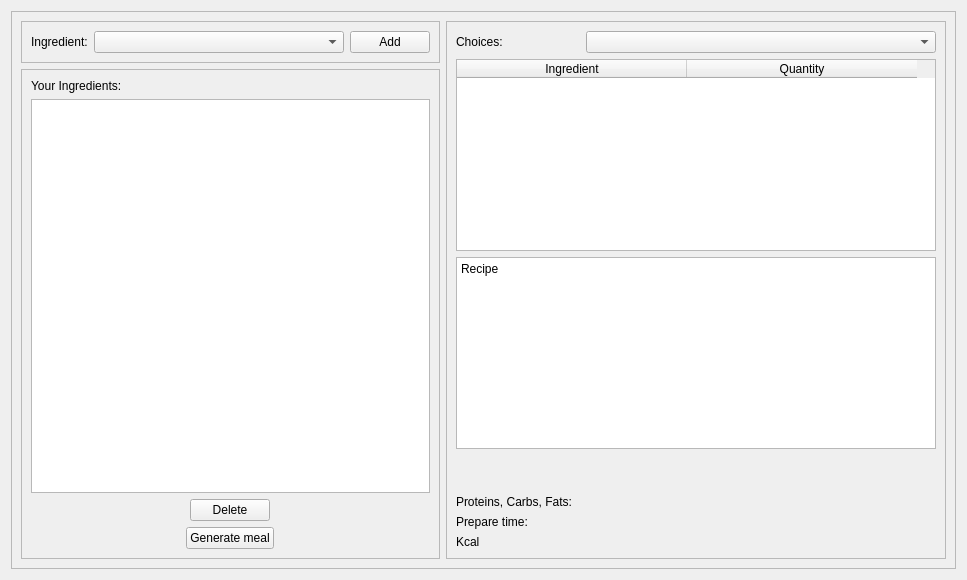
        <widget class="QWidget" name="tab_3">
         <attribute name="title">
          <string>Search for recipe based on your products</string>
         </attribute>
         <layout class="QGridLayout" name="gridLayout">
          <item row="0" column="0">
           <widget class="QFrame" name="frame_4">
            <property name="frameShape">
             <enum>QFrame::StyledPanel</enum>
            </property>
            <property name="frameShadow">
             <enum>QFrame::Raised</enum>
            </property>
            <layout class="QGridLayout" name="gridLayout_6">
             <item row="0" column="0">
              <widget class="QFrame" name="frame_6">
               <property name="frameShape">
                <enum>QFrame::StyledPanel</enum>
               </property>
               <property name="frameShadow">
                <enum>QFrame::Raised</enum>
               </property>
               <layout class="QGridLayout" name="gridLayout_8">
                <item row="0" column="0">
                 <layout class="QHBoxLayout" name="horizontalLayout_20">
                  <item alignment="Qt::AlignHCenter|Qt::AlignVCenter">
                   <widget class="QLabel" name="label_6">
                    <property name="maximumSize">
                     <size>
                      <width>65</width>
                      <height>16777215</height>
                     </size>
                    </property>
                    <property name="text">
                     <string>Ingredient:</string>
                    </property>
                   </widget>
                  </item>
                  <item alignment="Qt::AlignLeft">
                   <widget class="QComboBox" name="searchNewProduct">
                    <property name="minimumSize">
                     <size>
                      <width>250</width>
                      <height>0</height>
                     </size>
                    </property>
                   </widget>
                  </item>
                  <item alignment="Qt::AlignRight|Qt::AlignVCenter">
                   <widget class="QPushButton" name="searchAdd">
                    <property name="maximumSize">
                     <size>
                      <width>80</width>
                      <height>16777215</height>
                     </size>
                    </property>
                    <property name="text">
                     <string>Add</string>
                    </property>
                   </widget>
                  </item>
                 </layout>
                </item>
               </layout>
              </widget>
             </item>
             <item row="0" column="1" rowspan="2">
              <widget class="QFrame" name="frame_7">
               <property name="minimumSize">
                <size>
                 <width>500</width>
                 <height>0</height>
                </size>
               </property>
               <property name="frameShape">
                <enum>QFrame::StyledPanel</enum>
               </property>
               <property name="frameShadow">
                <enum>QFrame::Raised</enum>
               </property>
               <layout class="QGridLayout" name="gridLayout_9">
                <item row="0" column="0">
                 <layout class="QVBoxLayout" name="verticalLayout">
                  <item>
                   <layout class="QHBoxLayout" name="horizontalLayout_14">
                    <item alignment="Qt::AlignLeft|Qt::AlignVCenter">
                     <widget class="QLabel" name="label_3">
                      <property name="minimumSize">
                       <size>
                        <width>0</width>
                        <height>0</height>
                       </size>
                      </property>
                      <property name="text">
                       <string>Choices:</string>
                      </property>
                     </widget>
                    </item>
                    <item>
                     <widget class="QComboBox" name="searchChoicesMeal">
                      <property name="minimumSize">
                       <size>
                        <width>350</width>
                        <height>0</height>
                       </size>
                      </property>
                      <property name="layoutDirection">
                       <enum>Qt::LeftToRight</enum>
                      </property>
                      <property name="sizeAdjustPolicy">
                       <enum>QComboBox::AdjustToContentsOnFirstShow</enum>
                      </property>
                     </widget>
                    </item>
                   </layout>
                  </item>
                  <item>
                   <layout class="QHBoxLayout" name="horizontalLayout_19">
                    <item>
                     <widget class="QTableWidget" name="searchProducts">
                      <property name="gridStyle">
                       <enum>Qt::DotLine</enum>
                      </property>
                      <property name="sortingEnabled">
                       <bool>true</bool>
                      </property>
                      <attribute name="horizontalHeaderCascadingSectionResizes">
                       <bool>false</bool>
                      </attribute>
                      <attribute name="horizontalHeaderDefaultSectionSize">
                       <number>230</number>
                      </attribute>
                      <column>
                       <property name="text">
                        <string>Ingredient</string>
                       </property>
                      </column>
                      <column>
                       <property name="text">
                        <string>Quantity</string>
                       </property>
                      </column>
                     </widget>
                    </item>
                   </layout>
                  </item>
                  <item alignment="Qt::AlignVCenter">
                   <widget class="QPlainTextEdit" name="searchReceipe">
                    <property name="plainText">
                     <string>Recipe</string>
                    </property>
                   </widget>
                  </item>
                  <item>
                   <spacer name="verticalSpacer_2">
                    <property name="orientation">
                     <enum>Qt::Vertical</enum>
                    </property>
                    <property name="sizeHint" stdset="0">
                     <size>
                      <width>20</width>
                      <height>40</height>
                     </size>
                    </property>
                   </spacer>
                  </item>
                  <item alignment="Qt::AlignLeft|Qt::AlignVCenter">
                   <widget class="QLabel" name="searchProteinsCarbsFats">
                    <property name="text">
                     <string>Proteins, Carbs, Fats:</string>
                    </property>
                   </widget>
                  </item>
                  <item alignment="Qt::AlignLeft|Qt::AlignVCenter">
                   <widget class="QLabel" name="searchPrepareTime">
                    <property name="text">
                     <string>Prepare time:</string>
                    </property>
                   </widget>
                  </item>
                  <item alignment="Qt::AlignLeft|Qt::AlignVCenter">
                   <widget class="QLabel" name="searchKcal">
                    <property name="text">
                     <string>Kcal</string>
                    </property>
                   </widget>
                  </item>
                 </layout>
                </item>
               </layout>
              </widget>
             </item>
             <item row="1" column="0">
              <widget class="QFrame" name="frame_5">
               <property name="frameShape">
                <enum>QFrame::StyledPanel</enum>
               </property>
               <property name="frameShadow">
                <enum>QFrame::Raised</enum>
               </property>
               <layout class="QGridLayout" name="gridLayout_7">
                <item row="0" column="0">
                 <widget class="QLabel" name="label_8">
                  <property name="text">
                   <string>Your Ingredients:</string>
                  </property>
                 </widget>
                </item>
                <item row="1" column="0">
                 <widget class="QListWidget" name="searchList"/>
                </item>
                <item row="2" column="0" alignment="Qt::AlignHCenter|Qt::AlignVCenter">
                 <widget class="QPushButton" name="searchDelete">
                  <property name="text">
                   <string>Delete</string>
                  </property>
                 </widget>
                </item>
                <item row="3" column="0" alignment="Qt::AlignHCenter|Qt::AlignVCenter">
                 <widget class="QPushButton" name="searchGenerateMeal">
                  <property name="text">
                   <string>Generate meal</string>
                  </property>
                 </widget>
                </item>
               </layout>
              </widget>
             </item>
            </layout>
           </widget>
          </item>
         </layout>
        </widget>
